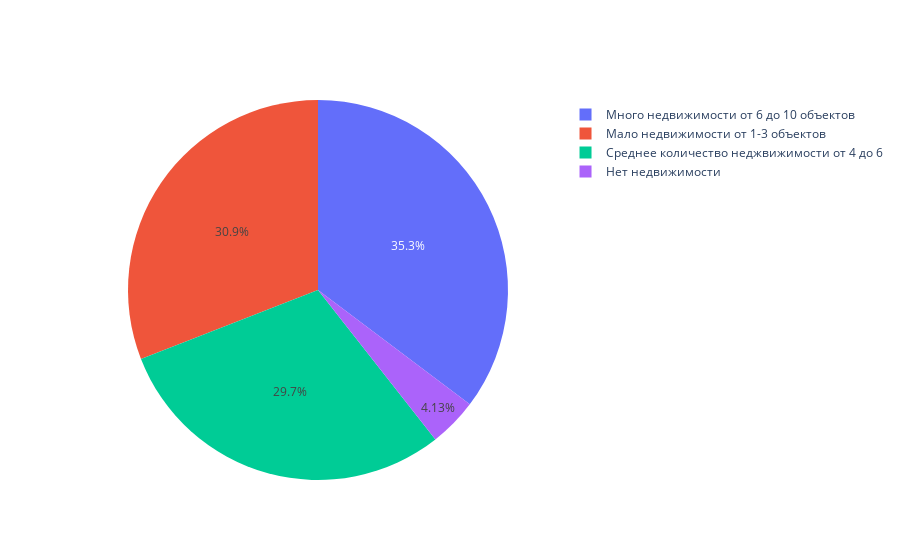

The cell this chart's notebook holds for it:
### Markdown cell above
### 2.5. Наличие недвижимости. <a id='102104'></a>

### Code cell
#разделим клиентскую недвижимость на 4 группы:

def objects(object):
    if object == 0:
        return 'non'
    elif object <= 3:
        return 'few'
    elif object <= 6:
        return 'medium'
    return 'lot'

df['t_obj'] = df['objects'].apply(objects)
object_s = df['t_obj'].value_counts()
name_obj = ['Много недвижимости от 6 до 10 объектов', 'Мало недвижимости от 1-3 объектов', 
            'Среднее количество неджвижимости от 4 до 6', 'Нет недвижимости']
fig6 = go.Figure(data=[go.Pie(labels=name_obj, values=object_s)])
fig6.show()

### Figure 1 — Plotly figure (JSON) as saved in the notebook; plotly's stock layout.template omitted (floating-point values rounded to 4 significant figures)
{"data": [{"labels": ["Много недвижимости от 6 до 10 объектов", "Мало недвижимости от 1-3 объектов", "Среднее количество неджвижимости от 4 до 6", "Нет недвижимости"], "type": "pie", "values": [3527, 3092, 2968, 413]}], "layout": {}}
